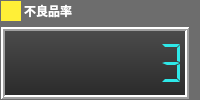
                 <widget class="QWidget" name="widget_14" native="true">
                  <property name="styleSheet">
                   <string notr="true">background-color:rgb(109, 109, 109)</string>
                  </property>
                  <layout class="QVBoxLayout" name="verticalLayout_12" stretch="0,1">
                   <property name="leftMargin">
                    <number>1</number>
                   </property>
                   <property name="topMargin">
                    <number>1</number>
                   </property>
                   <property name="bottomMargin">
                    <number>1</number>
                   </property>
                   <item>
                    <layout class="QHBoxLayout" name="horizontalLayout_14">
                     <property name="spacing">
                      <number>0</number>
                     </property>
                     <item>
                      <widget class="QLabel" name="label_22">
                       <property name="minimumSize">
                        <size>
                         <width>20</width>
                         <height>0</height>
                        </size>
                       </property>
                       <property name="styleSheet">
                        <string notr="true">background-color:rgb(255, 239, 55)</string>
                       </property>
                       <property name="text">
                        <string/>
                       </property>
                      </widget>
                     </item>
                     <item>
                      <widget class="QLabel" name="label_23">
                       <property name="font">
                        <font>
                         <family>微软雅黑</family>
                         <pointsize>9</pointsize>
                         <weight>75</weight>
                         <bold>true</bold>
                        </font>
                       </property>
                       <property name="styleSheet">
                        <string notr="true">background:transparent;
color:rgb(255, 255, 255)</string>
                       </property>
                       <property name="text">
                        <string> 不良品率</string>
                       </property>
                      </widget>
                     </item>
                     <item>
                      <spacer name="horizontalSpacer_12">
                       <property name="orientation">
                        <enum>Qt::Horizontal</enum>
                       </property>
                       <property name="sizeHint" stdset="0">
                        <size>
                         <width>40</width>
                         <height>20</height>
                        </size>
                       </property>
                      </spacer>
                     </item>
                    </layout>
                   </item>
                   <item>
                    <widget class="QLCDNumber" name="lcdNumNgPercetange_Cam2">
                     <property name="sizePolicy">
                      <sizepolicy hsizetype="Preferred" vsizetype="Preferred">
                       <horstretch>0</horstretch>
                       <verstretch>0</verstretch>
                      </sizepolicy>
                     </property>
                     <property name="palette">
                      <palette>
                       <active>
                        <colorrole role="WindowText">
                         <brush brushstyle="SolidPattern">
                          <color alpha="255">
                           <red>46</red>
                           <green>232</green>
                           <blue>232</blue>
                          </color>
                         </brush>
                        </colorrole>
                        <colorrole role="Button">
                         <brush brushstyle="LinearGradientPattern">
                          <gradient startx="0.000000000000000" starty="0.000000000000000" endx="0.000000000000000" endy="1.000000000000000" type="LinearGradient" spread="PadSpread" coordinatemode="ObjectBoundingMode">
                           <gradientstop position="0.000000000000000">
                            <color alpha="255">
                             <red>77</red>
                             <green>77</green>
                             <blue>77</blue>
                            </color>
                           </gradientstop>
                           <gradientstop position="1.000000000000000">
                            <color alpha="255">
                             <red>41</red>
                             <green>41</green>
                             <blue>41</blue>
                            </color>
                           </gradientstop>
                          </gradient>
                         </brush>
                        </colorrole>
                        <colorrole role="Text">
                         <brush brushstyle="SolidPattern">
                          <color alpha="255">
                           <red>46</red>
                           <green>232</green>
                           <blue>232</blue>
                          </color>
                         </brush>
                        </colorrole>
                        <colorrole role="ButtonText">
                         <brush brushstyle="SolidPattern">
                          <color alpha="255">
                           <red>46</red>
                           <green>232</green>
                           <blue>232</blue>
                          </color>
                         </brush>
                        </colorrole>
                        <colorrole role="Base">
                         <brush brushstyle="LinearGradientPattern">
                          <gradient startx="0.000000000000000" starty="0.000000000000000" endx="0.000000000000000" endy="1.000000000000000" type="LinearGradient" spread="PadSpread" coordinatemode="ObjectBoundingMode">
                           <gradientstop position="0.000000000000000">
                            <color alpha="255">
                             <red>77</red>
                             <green>77</green>
                             <blue>77</blue>
                            </color>
                           </gradientstop>
                           <gradientstop position="1.000000000000000">
                            <color alpha="255">
                             <red>41</red>
                             <green>41</green>
                             <blue>41</blue>
                            </color>
                           </gradientstop>
                          </gradient>
                         </brush>
                        </colorrole>
                        <colorrole role="Window">
                         <brush brushstyle="LinearGradientPattern">
                          <gradient startx="0.000000000000000" starty="0.000000000000000" endx="0.000000000000000" endy="1.000000000000000" type="LinearGradient" spread="PadSpread" coordinatemode="ObjectBoundingMode">
                           <gradientstop position="0.000000000000000">
                            <color alpha="255">
                             <red>77</red>
                             <green>77</green>
                             <blue>77</blue>
                            </color>
                           </gradientstop>
                           <gradientstop position="1.000000000000000">
                            <color alpha="255">
                             <red>41</red>
                             <green>41</green>
                             <blue>41</blue>
                            </color>
                           </gradientstop>
                          </gradient>
                         </brush>
                        </colorrole>
                        <colorrole role="PlaceholderText">
                         <brush brushstyle="NoBrush">
                          <color alpha="128">
                           <red>46</red>
                           <green>232</green>
                           <blue>232</blue>
                          </color>
                         </brush>
                        </colorrole>
                       </active>
                       <inactive>
                        <colorrole role="WindowText">
                         <brush brushstyle="SolidPattern">
                          <color alpha="255">
                           <red>46</red>
                           <green>232</green>
                           <blue>232</blue>
                          </color>
                         </brush>
                        </colorrole>
                        <colorrole role="Button">
                         <brush brushstyle="LinearGradientPattern">
                          <gradient startx="0.000000000000000" starty="0.000000000000000" endx="0.000000000000000" endy="1.000000000000000" type="LinearGradient" spread="PadSpread" coordinatemode="ObjectBoundingMode">
                           <gradientstop position="0.000000000000000">
                            <color alpha="255">
                             <red>77</red>
                             <green>77</green>
                             <blue>77</blue>
                            </color>
                           </gradientstop>
                           <gradientstop position="1.000000000000000">
                            <color alpha="255">
                             <red>41</red>
                             <green>41</green>
                             <blue>41</blue>
                            </color>
                           </gradientstop>
                          </gradient>
                         </brush>
                        </colorrole>
                        <colorrole role="Text">
                         <brush brushstyle="SolidPattern">
                          <color alpha="255">
                           <red>46</red>
                           <green>232</green>
                           <blue>232</blue>
                          </color>
                         </brush>
                        </colorrole>
                        <colorrole role="ButtonText">
                         <brush brushstyle="SolidPattern">
                          <color alpha="255">
                           <red>46</red>
                           <green>232</green>
                           <blue>232</blue>
                          </color>
                         </brush>
                        </colorrole>
                        <colorrole role="Base">
                         <brush brushstyle="LinearGradientPattern">
                          <gradient startx="0.000000000000000" starty="0.000000000000000" endx="0.000000000000000" endy="1.000000000000000" type="LinearGradient" spread="PadSpread" coordinatemode="ObjectBoundingMode">
                           <gradientstop position="0.000000000000000">
                            <color alpha="255">
                             <red>77</red>
                             <green>77</green>
                             <blue>77</blue>
                            </color>
                           </gradientstop>
                           <gradientstop position="1.000000000000000">
                            <color alpha="255">
                             <red>41</red>
                             <green>41</green>
                             <blue>41</blue>
                            </color>
                           </gradientstop>
                          </gradient>
                         </brush>
                        </colorrole>
                        <colorrole role="Window">
                         <brush brushstyle="LinearGradientPattern">
                          <gradient startx="0.000000000000000" starty="0.000000000000000" endx="0.000000000000000" endy="1.000000000000000" type="LinearGradient" spread="PadSpread" coordinatemode="ObjectBoundingMode">
                           <gradientstop position="0.000000000000000">
                            <color alpha="255">
                             <red>77</red>
                             <green>77</green>
                             <blue>77</blue>
                            </color>
                           </gradientstop>
                           <gradientstop position="1.000000000000000">
                            <color alpha="255">
                             <red>41</red>
                             <green>41</green>
                             <blue>41</blue>
                            </color>
                           </gradientstop>
                          </gradient>
                         </brush>
                        </colorrole>
                        <colorrole role="PlaceholderText">
                         <brush brushstyle="NoBrush">
                          <color alpha="128">
                           <red>46</red>
                           <green>232</green>
                           <blue>232</blue>
                          </color>
                         </brush>
                        </colorrole>
                       </inactive>
                       <disabled>
                        <colorrole role="WindowText">
                         <brush brushstyle="SolidPattern">
                          <color alpha="255">
                           <red>46</red>
                           <green>232</green>
                           <blue>232</blue>
                          </color>
                         </brush>
                        </colorrole>
                        <colorrole role="Button">
                         <brush brushstyle="LinearGradientPattern">
                          <gradient startx="0.000000000000000" starty="0.000000000000000" endx="0.000000000000000" endy="1.000000000000000" type="LinearGradient" spread="PadSpread" coordinatemode="ObjectBoundingMode">
                           <gradientstop position="0.000000000000000">
                            <color alpha="255">
                             <red>77</red>
                             <green>77</green>
                             <blue>77</blue>
                            </color>
                           </gradientstop>
                           <gradientstop position="1.000000000000000">
                            <color alpha="255">
                             <red>41</red>
                             <green>41</green>
                             <blue>41</blue>
                            </color>
                           </gradientstop>
                          </gradient>
                         </brush>
                        </colorrole>
                        <colorrole role="Text">
                         <brush brushstyle="SolidPattern">
                          <color alpha="255">
                           <red>46</red>
                           <green>232</green>
                           <blue>232</blue>
                          </color>
                         </brush>
                        </colorrole>
                        <colorrole role="ButtonText">
                         <brush brushstyle="SolidPattern">
                          <color alpha="255">
                           <red>46</red>
                           <green>232</green>
                           <blue>232</blue>
                          </color>
                         </brush>
                        </colorrole>
                        <colorrole role="Base">
                         <brush brushstyle="LinearGradientPattern">
                          <gradient startx="0.000000000000000" starty="0.000000000000000" endx="0.000000000000000" endy="1.000000000000000" type="LinearGradient" spread="PadSpread" coordinatemode="ObjectBoundingMode">
                           <gradientstop position="0.000000000000000">
                            <color alpha="255">
                             <red>77</red>
                             <green>77</green>
                             <blue>77</blue>
                            </color>
                           </gradientstop>
                           <gradientstop position="1.000000000000000">
                            <color alpha="255">
                             <red>41</red>
                             <green>41</green>
                             <blue>41</blue>
                            </color>
                           </gradientstop>
                          </gradient>
                         </brush>
                        </colorrole>
                        <colorrole role="Window">
                         <brush brushstyle="LinearGradientPattern">
                          <gradient startx="0.000000000000000" starty="0.000000000000000" endx="0.000000000000000" endy="1.000000000000000" type="LinearGradient" spread="PadSpread" coordinatemode="ObjectBoundingMode">
                           <gradientstop position="0.000000000000000">
                            <color alpha="255">
                             <red>77</red>
                             <green>77</green>
                             <blue>77</blue>
                            </color>
                           </gradientstop>
                           <gradientstop position="1.000000000000000">
                            <color alpha="255">
                             <red>41</red>
                             <green>41</green>
                             <blue>41</blue>
                            </color>
                           </gradientstop>
                          </gradient>
                         </brush>
                        </colorrole>
                        <colorrole role="PlaceholderText">
                         <brush brushstyle="NoBrush">
                          <color alpha="128">
                           <red>46</red>
                           <green>232</green>
                           <blue>232</blue>
                          </color>
                         </brush>
                        </colorrole>
                       </disabled>
                      </palette>
                     </property>
                     <property name="font">
                      <font>
                       <family>Agency FB</family>
                       <pointsize>12</pointsize>
                      </font>
                     </property>
                     <property name="styleSheet">
                      <string notr="true">background: qlineargradient(spread:pad, x1:0, y1:0, x2:0, y2:1, stop:0#4D4D4D, stop:1 #292929);
color:rgb(46, 232, 232)</string>
                     </property>
                     <property name="lineWidth">
                      <number>2</number>
                     </property>
                     <property name="smallDecimalPoint">
                      <bool>false</bool>
                     </property>
                     <property name="digitCount">
                      <number>8</number>
                     </property>
                     <property name="segmentStyle">
                      <enum>QLCDNumber::Flat</enum>
                     </property>
                     <property name="value" stdset="0">
                      <double>3.000000000000000</double>
                     </property>
                     <property name="intValue" stdset="0">
                      <number>3</number>
                     </property>
                    </widget>
                   </item>
                  </layout>
                 </widget>
